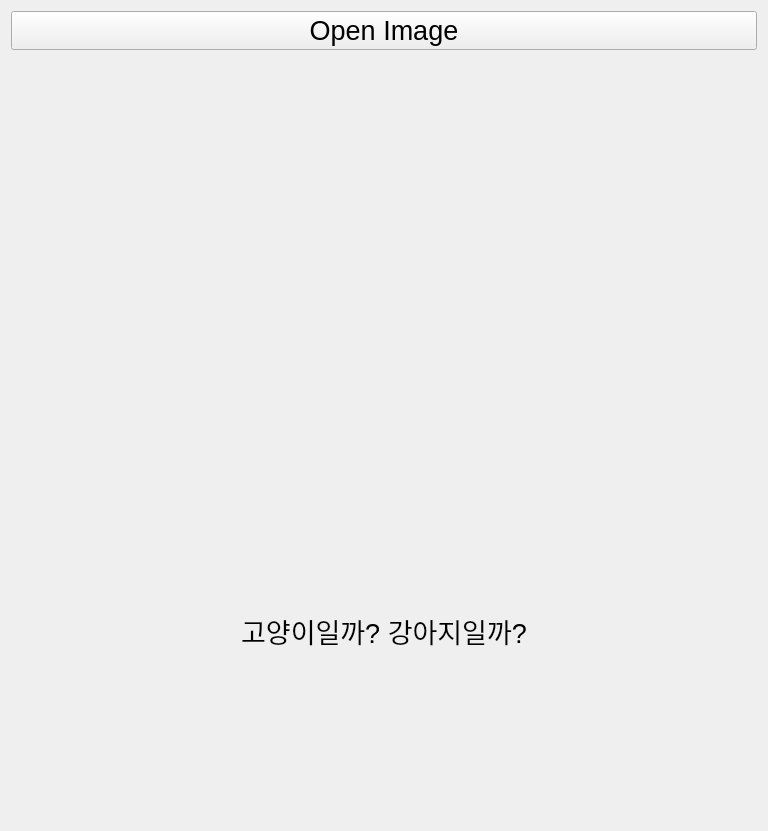
<?xml version="1.0" encoding="UTF-8"?>
<ui version="4.0">
 <class>Form</class>
 <widget class="QWidget" name="Form">
  <property name="geometry">
   <rect>
    <x>0</x>
    <y>0</y>
    <width>768</width>
    <height>831</height>
   </rect>
  </property>
  <property name="windowTitle">
   <string>Form</string>
  </property>
  <layout class="QVBoxLayout" name="verticalLayout">
   <item>
    <widget class="QPushButton" name="btn_open">
     <property name="font">
      <font>
       <pointsize>20</pointsize>
      </font>
     </property>
     <property name="text">
      <string>Open Image</string>
     </property>
    </widget>
   </item>
   <item>
    <widget class="QLabel" name="lbl_image">
     <property name="text">
      <string/>
     </property>
     <property name="pixmap">
      <pixmap>../datasets/cat_dog/test_img/test03.jpg</pixmap>
     </property>
     <property name="scaledContents">
      <bool>true</bool>
     </property>
    </widget>
   </item>
   <item>
    <widget class="QLabel" name="lbl_result">
     <property name="font">
      <font>
       <pointsize>20</pointsize>
      </font>
     </property>
     <property name="text">
      <string>고양이일까? 강아지일까?</string>
     </property>
     <property name="alignment">
      <set>Qt::AlignCenter</set>
     </property>
    </widget>
   </item>
  </layout>
 </widget>
 <resources/>
 <connections/>
</ui>
